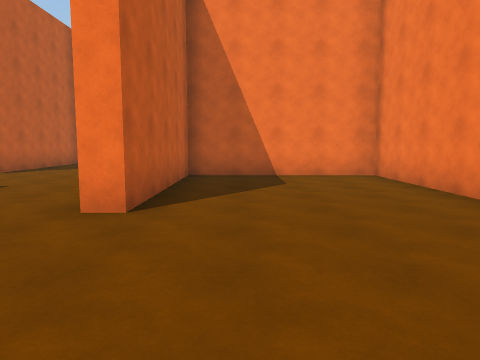
View 1 (above)

23 first-person views from a walk through a 3-D level made in the Unity game engine. The camera is 1.5 m above the floor, tilts 6° down and sees 70° across. The floor is counted in squares, 2 m on a side. Each view is taken from the middle of a square. On the plan, view 1 faces up. The plan holds only what a view shows up to about 11 squares ahead; the rest is blank. The place goes on beyond the plan. The player character is not drawn.

View 2
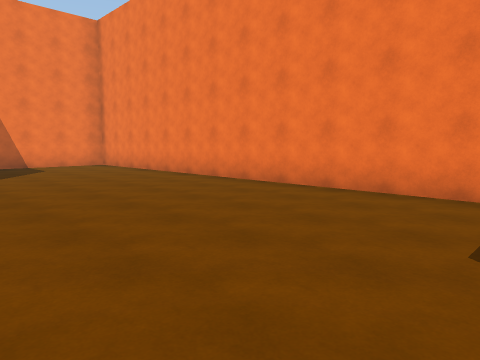

View 3
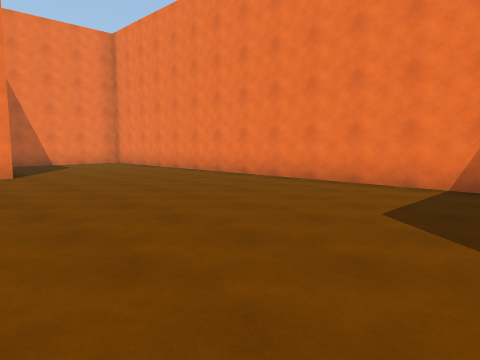

View 4
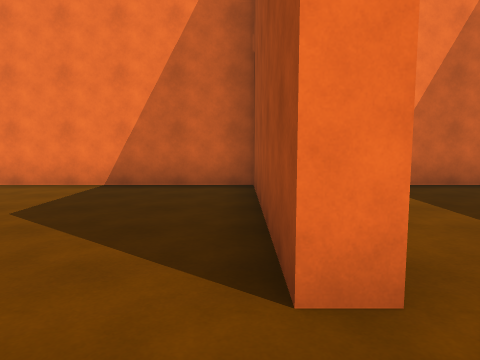

View 5
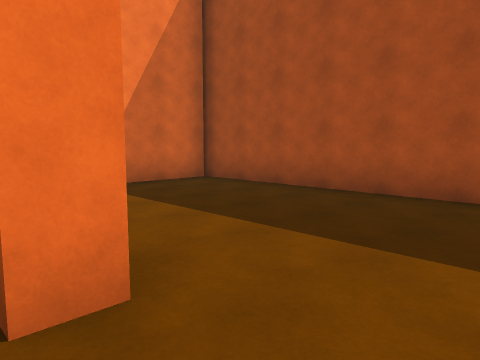

View 6
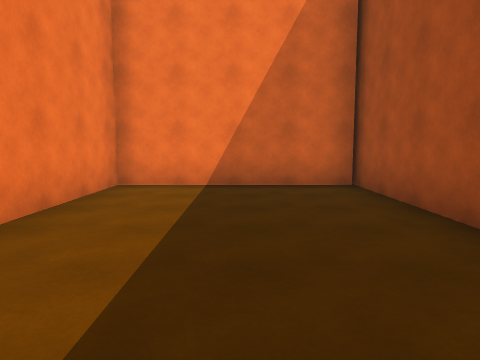

View 7
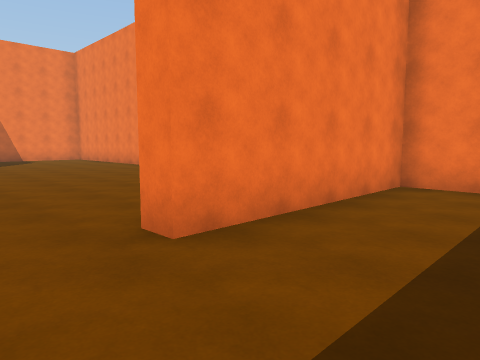

View 8
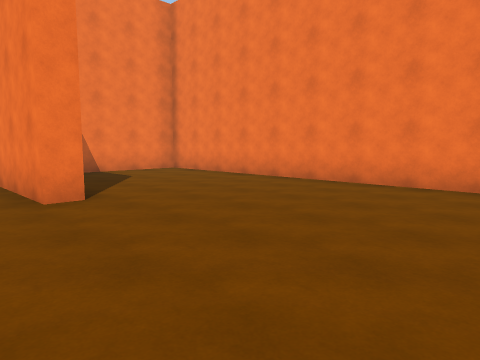

View 9
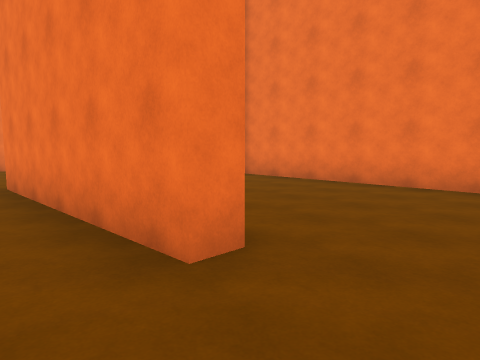

View 10
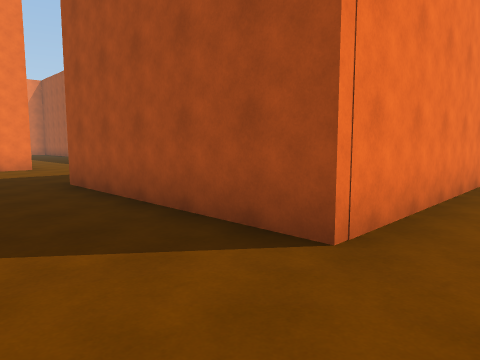

View 11
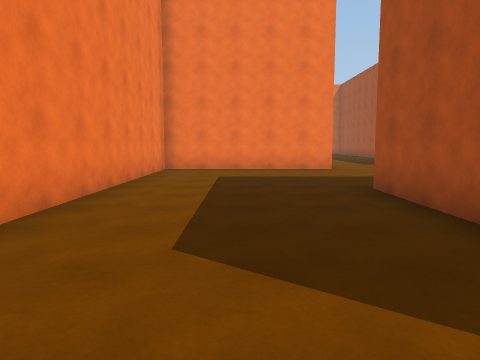

View 12
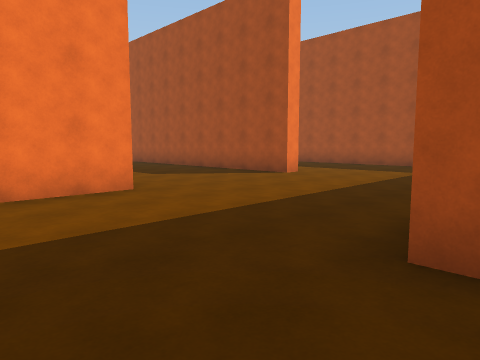

View 13
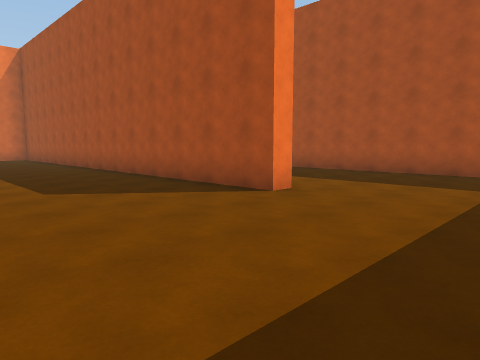

View 14
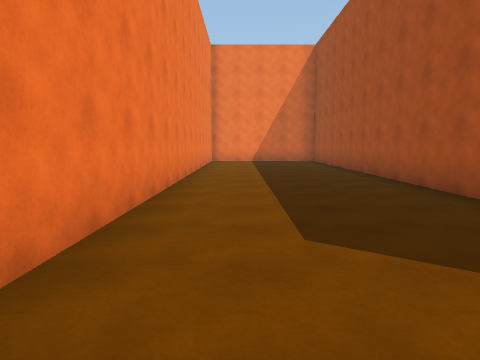

View 15
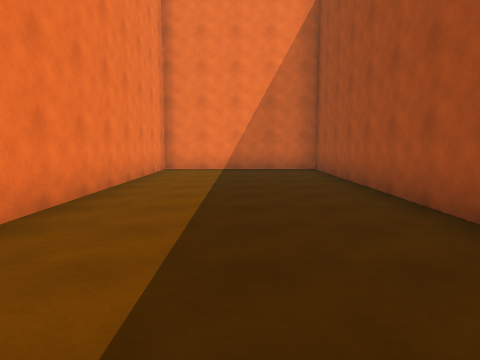

View 16
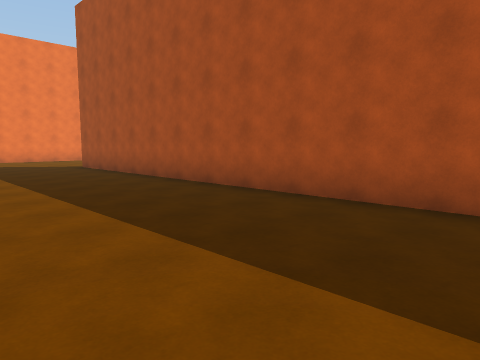

View 17
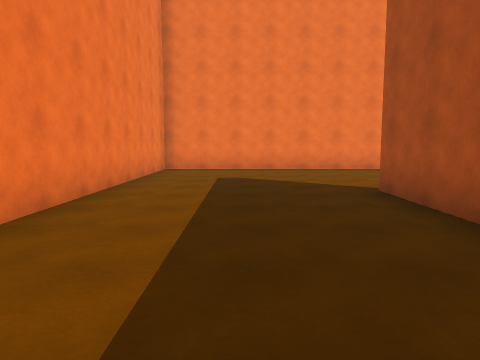

View 18
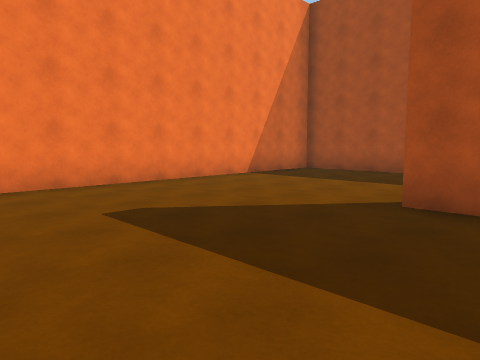

View 19
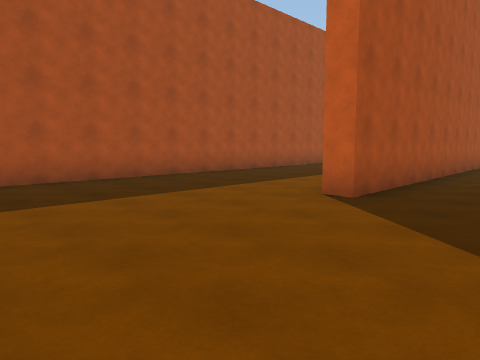

View 20
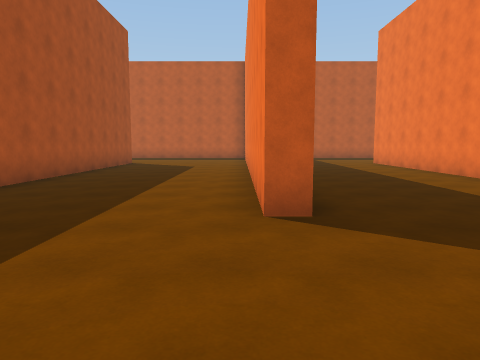

View 21
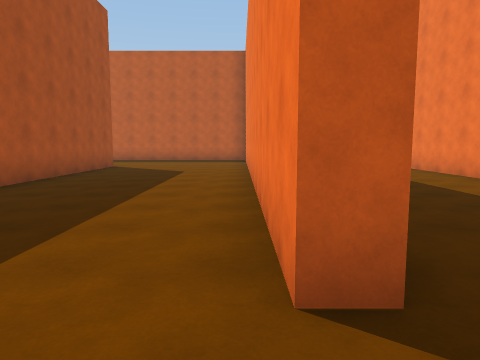

View 22
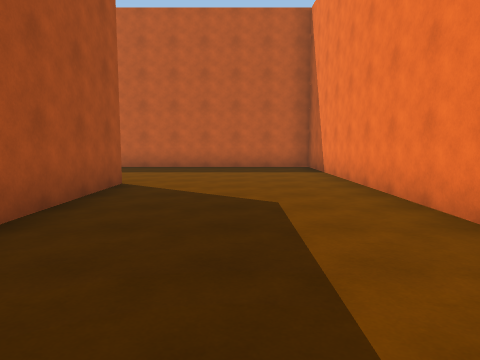

View 23
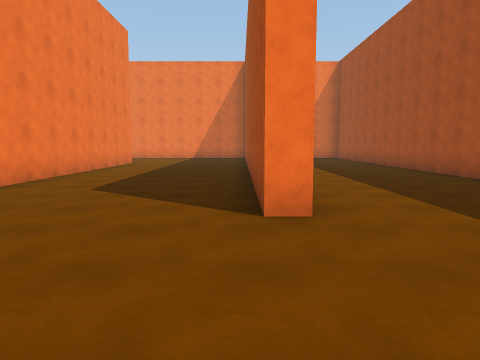

### Floor plan
Points are (right, up) in squares from view 1. A wall is a line through its corners. A room is listed if a view was taken in it or the views show most of it. See-through windows are left out.
Room 1 (views 1, 2, 3, 8, 9)
walls: (-1.5, -6.2) (3.3, -6.2) (3.3, 8.2) (-1.2, 8.2) (-1.2, 3.7) (-1.7, 3.7)
ways out: opening at (-2.5, -6) to room 2; opening at (-2.5, 4) to room 3
Room 2 (views 4, 5, 6, 7)
walls: (-2.1, -11.1) (3.3, -11.1) (3.3, -6.8) (-1.5, -6.8) (-1.5, -6.2)
ways out: opening at (-2.5, -6) to room 1
Room 3 (views 10, 11, 12, 13, 14, 15, 16, 17, 18, 19, 20, 21, 22, 23)
walls: (14.5, 3.2) (9.5, 3.2); (8.5, 3.1) (8.5, 3.7) (23.2, 3.7) (23.2, 8.2) (9.6, 8.2); (6.6, -1.3) (18.5, -1.3) (18.5, -1.7) (3.9, -1.7); (8.2, 8.1) (8.2, 13.2) (1.1, 13.2); (8.5, -6.9) (8.5, -6.2) (23.2, -6.2) (23.2, 3.2) (16.1, 3.2); (12.2, -11.1) (16.1, -11.1); (-1.7, 3.7) (-1.7, 8.7) (3.8, 8.7)
ways out: opening at (-2.5, 4) to room 1

Positions as (right, up) in squares from view 1, and headings:
1: (0, 0), facing up
2: (-2, -4), facing up-right
3: (-3, -5), facing up-right
4: (-3, -6), facing right
5: (-3, -6), facing down-right
6: (-3, -9), facing right
7: (-3, -9), facing up-right
8: (-3, -1), facing up-right
9: (-3, 2), facing up-right
10: (-3, 11), facing down-right
11: (-2, 11), facing right
12: (3, 11), facing down-right
13: (5, 8), facing down-right
14: (8, 7), facing right
15: (13, 6), facing right
16: (7, 3), facing down-right
17: (13, 1), facing right
18: (17, 3), facing down-right
19: (23, 1), facing down-left
20: (22, -2), facing left
21: (20, -2), facing left
22: (15, -4), facing left
23: (5, -6), facing right
